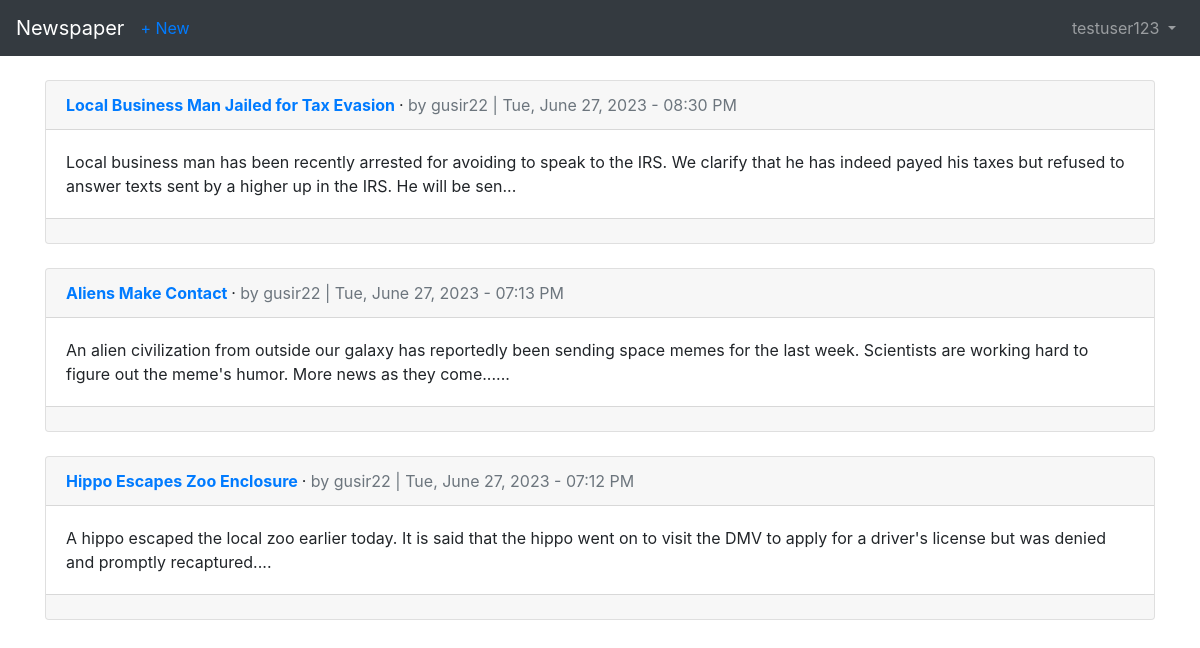
/articles/ (signed in), run on an earlier commit of the app's database.
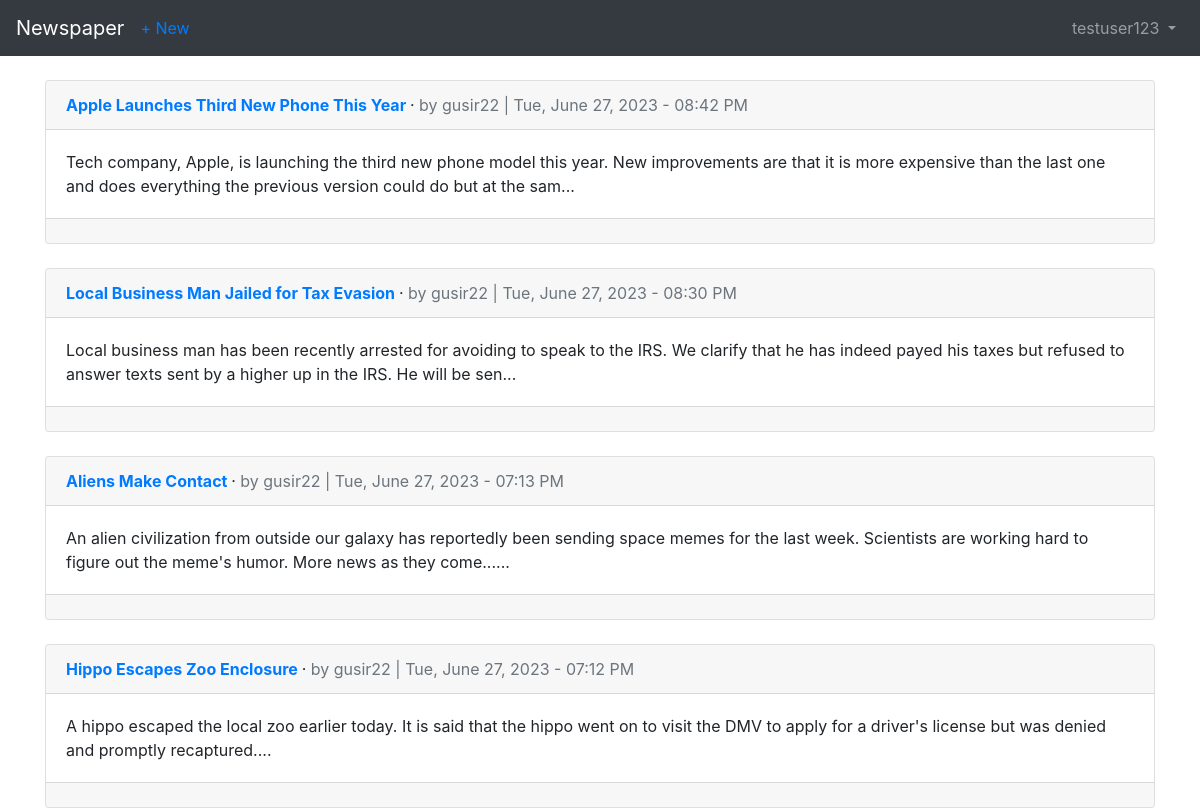
And on a later commit of the database.
### articles/models.py (models this page shows, shortened)
class Article(models.Model):
    title = models.CharField(max_length=255)
    body = models.TextField()
    date = models.DateTimeField(auto_now_add=True)
    author = models.ForeignKey(
        get_user_model(),
        on_delete=models.CASCADE,
    )
    class Meta:
        ordering = ['-date', 'title', ]
    def body_preview(self):
        return f"{self.body[:200]}..."

### accounts/models.py (models this page shows)
class CustomUser(AbstractUser):
    age = models.PositiveIntegerField(null=True, blank=True,)
    def get_last_name_first_name(self):
        if self.first_name and self.last_name:
            return f"{self.last_name}, {self.first_name}"
        return None
    get_last_name_first_name.short_description = "Last Name, First Name"

### articles/views.py (the view)
# urls.py: path('', ArticleListView.as_view(), name='article_list'),
class ArticleListView(LoginRequiredMixin, ListView):
    model = Article
    template_name = 'article_list.html'
    context_object_name = 'articles'

### templates/article_list.html (shortened to what this page needs)
{% extends 'base.html' %}
{% block content %}
    {% for article in articles %}
        <br />
        <div class="card">
            <div class="card-header">
                <span class="font-weight-bold"><a href="{% url 'article_detail' article.pk %}">{{ article.title }}
                </a></span> &middot;
                <span class="text-muted">by {{ article.author }} |
                {{ article.date|date:"D, F j, Y - h:i A" }}</span>
            </div>
            <div class="card-body">
                {{ article.body_preview }}
            </div>
            <div class="card-footer text-center text-muted">
            </div>
        </div>
    {% endfor %}
{% endblock content %}

What changed in the data, as far as the page shows it:
added Article: title "Apple Launches Third New Phone This Year", author "gusir22", date "Tue, June 27, 2023 - 08:42 PM", body_preview "Tech company, Apple, is launching the third new phone model this year. New improvements are that it is more expensive than the last one and does everything the previous version could do but at the sam..."
